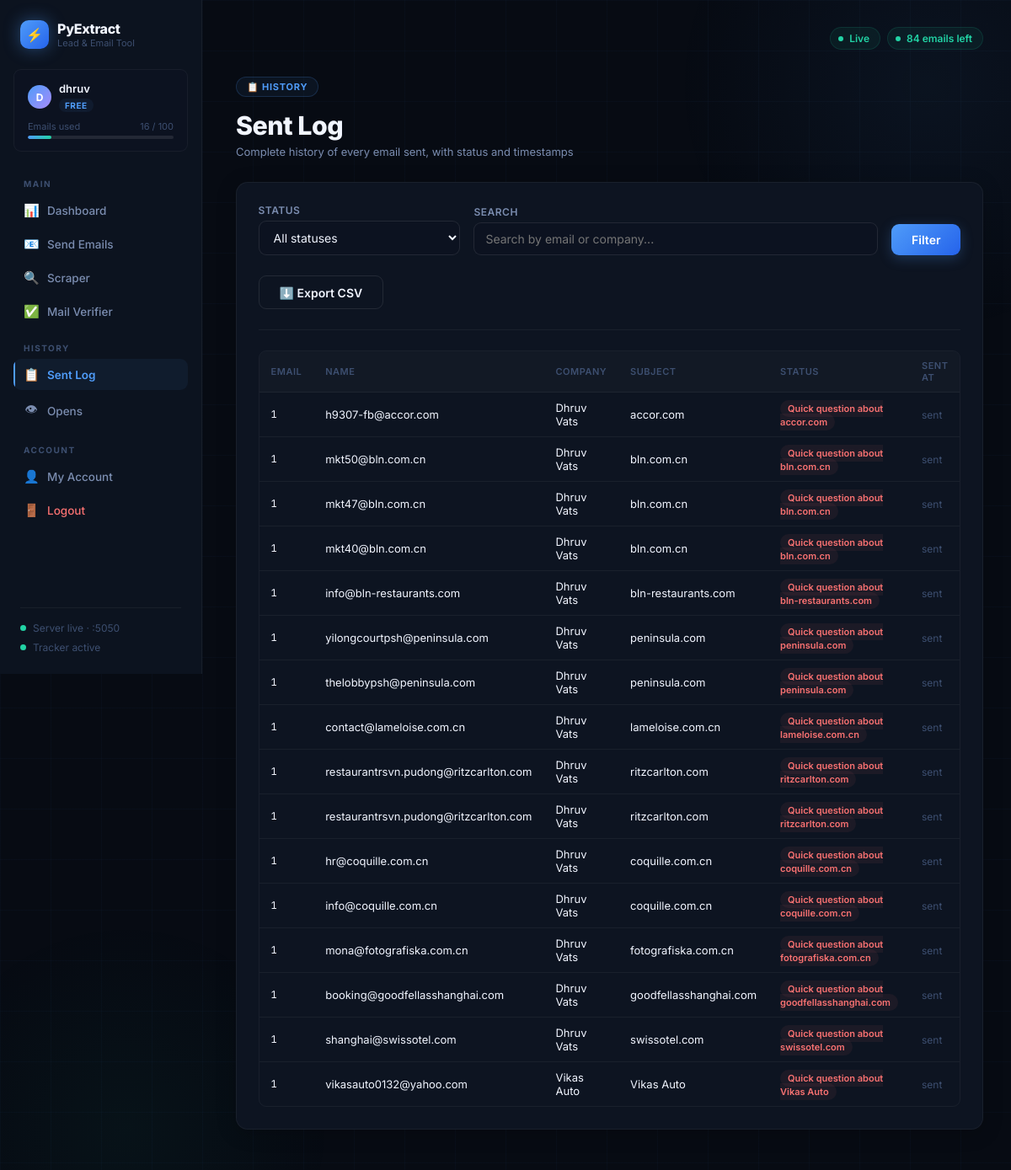
/sent-log (signed in), run on the app's committed database.
### tables this page shows
CREATE TABLE users (
        id INTEGER PRIMARY KEY AUTOINCREMENT,
        username TEXT UNIQUE NOT NULL,
        email TEXT UNIQUE NOT NULL,
        password TEXT NOT NULL,
        plan TEXT DEFAULT 'free',
        emails_sent INTEGER DEFAULT 0,
        created_at TEXT DEFAULT CURRENT_TIMESTAMP
    );

CREATE TABLE sent_emails (
        id INTEGER PRIMARY KEY AUTOINCREMENT,
        user_id INTEGER,
        email TEXT, name TEXT, company TEXT,
        subject TEXT, status TEXT,
        sent_at TEXT DEFAULT CURRENT_TIMESTAMP,
        FOREIGN KEY(user_id) REFERENCES users(id)
    );

### app.py (the view)
@app.route("/sent-log")
@login_required
def sent_log_page():
    status_filter = request.args.get("status","All")
    search        = request.args.get("search","")
    conn   = get_db()
    query  = "SELECT * FROM sent_emails WHERE user_id=?"
    params = [current_user.id]
    if status_filter != "All":
        query += " AND status=?"
        params.append(status_filter)
    if search:
        query += " AND (email LIKE ? OR company LIKE ?)"
        params.extend([f"%{search}%",f"%{search}%"])
    query += " ORDER BY sent_at DESC"
    rows = conn.execute(query, params).fetchall()
    conn.close()
    return render_template("sent_log.html", rows=rows, page="log",
        status_filter=status_filter, search=search)

### app.py (called while the page is built)
@app.context_processor
def inject_user():
    try:
        return dict(current_user=current_user)
    except Exception:
        return dict(current_user=None)

@login_manager.user_loader
def load_user(user_id):
    conn = get_db()
    row  = conn.execute("SELECT * FROM users WHERE id = ?", (user_id,)).fetchone()
    conn.close()
    if row:
        return User(row["id"], row["username"], row["email"], row["plan"], row["emails_sent"])
    return None

    def email_limit(self):
        return {"free": 100, "starter": 500, "pro": 5000, "agency": 999999}.get(self.plan, 100)

    def emails_left(self):
        return max(0, self.email_limit() - self.emails_sent)

### templates/sent_log.html (shortened to what this page needs)
{% extends "base.html" %}
{% block content %}
<div class="page-badge">📋 History</div>
<h1 class="page-title">Sent Log</h1>
<p class="page-sub">Complete history of every email sent, with status and timestamps</p>
<div class="card">
  <form method="get" style="display:grid;grid-template-columns:1fr 2fr auto;gap:1rem;align-items:end;margin-bottom:1.5rem">
    <div class="field" style="margin:0">
      <label>Status</label>
      <select name="status">
        <option value="All" {{ 'selected' if status_filter=='All' }}>All statuses</option>
      </select>
    </div>
    <div class="field" style="margin:0">
      <label>Search</label>
      <input type="text" name="search" value="{{ search }}" placeholder="Search by email or company...">
    </div>
    <button class="btn" type="submit">Filter</button>
  </form>
  <div style="display:flex;gap:10px;margin-bottom:1.5rem">
    <a href="/sent-log/export" class="btn btn-outline">⬇️ Export CSV</a>
  </div>
  <div class="divider"></div>
  {% if rows %}
  <div class="table-wrap">
    <table>
      <thead><tr><th>Email</th><th>Name</th><th>Company</th><th>Subject</th><th>Status</th><th>Sent At</th></tr></thead>
      <tbody>
        {% for r in rows %}
        <tr>
          <td style="font-family:var(--mono);font-size:12px">{{ r[1] }}</td>
          <td>{{ r[2] or '—' }}</td>
          <td>{{ r[3] or '—' }}</td>
          <td style="max-width:200px;overflow:hidden;text-overflow:ellipsis;white-space:nowrap">{{ r[4] }}</td>
          <td><span class="badge {{ 'badge-green' if r[5]=='sent' else 'badge-red' }}">{{ r[5] }}</span></td>
          <td style="font-size:12px;color:var(--muted2)">{{ r[6] }}</td>
        </tr>
        {% endfor %}
      </tbody>
    </table>
  </div>
  {% else %}
  <div class="alert alert-info">No emails logged yet — launch a campaign to see results here.</div>
  {% endif %}
</div>
{% endblock %}

### templates/base.html (shortened to what this page needs)
<!DOCTYPE html>
<html lang="en">
<head>
</head>
<body>
<div class="bg-glow"></div>
<div class="bg-glow2"></div>
<div class="layout">
  <div class="sidebar">
    <div class="brand">
      <div class="brand-icon">⚡</div>
      <div>
        <div class="brand-name">PyExtract</div>
        <div class="brand-tag">Lead & Email Tool</div>
      </div>
    </div>
    <div class="user-card">
      <div style="display:flex;align-items:center;gap:9px;margin-bottom:8px">
        <div class="user-avatar">{{ current_user.username[0]|upper }}</div>
        <div>
          <div class="user-name">{{ current_user.username }}</div>
          <span class="user-plan plan-{{ current_user.plan }}">{{ current_user.plan }}</span>
        </div>
      </div>
      <div class="usage-wrap">
        <div class="usage-label">
          <span>Emails used</span>
          <span>{{ current_user.emails_sent }} / {{ current_user.email_limit() }}</span>
        </div>
        <div class="usage-bar">
          <div class="usage-fill" style="width:{{ [((current_user.emails_sent / current_user.email_limit()) * 100)|int, 100]|min }}%"></div>
        </div>
      </div>
    </div>
    <div class="nav">
      <div class="nav-label">Main</div>
      <a href="/" class="nav-item {{ 'active' if page=='dashboard' }}"><span class="nav-icon">📊</span>Dashboard</a>
      <a href="/send-emails" class="nav-item {{ 'active' if page=='send' }}"><span class="nav-icon">📧</span>Send Emails</a>
      <a href="/scraper" class="nav-item {{ 'active' if page=='scraper' }}"><span class="nav-icon">🔍</span>Scraper</a>
      <a href="/verifier" class="nav-item {{ 'active' if page=='verifier' }}"><span class="nav-icon">✅</span>Mail Verifier</a>
      <div class="nav-label">History</div>
      <a href="/sent-log" class="nav-item {{ 'active' if page=='log' }}"><span class="nav-icon">📋</span>Sent Log</a>
      <a href="/opens" class="nav-item {{ 'active' if page=='opens' }}"><span class="nav-icon">👁</span>Opens</a>
      <div class="nav-label">Account</div>
      <a href="/account" class="nav-item {{ 'active' if page=='account' }}"><span class="nav-icon">👤</span>My Account</a>
      <a href="/logout" class="nav-item danger"><span class="nav-icon">🚪</span>Logout</a>
    </div>
    <div class="sidebar-footer">
      <div class="sidebar-divider"></div>
      <div class="status-list">
        <div class="status-item"><span class="status-dot"></span>Server live · :5050</div>
        <div class="status-item"><span class="status-dot"></span>Tracker active</div>
      </div>
    </div>
  </div>
  <div class="main">
    <div class="topbar">
      <div class="pills">
        <span class="pill"><span class="pill-dot"></span>Live</span>
        <span class="pill"><span class="pill-dot"></span>{{ current_user.emails_left() }} emails left</span>
      </div>
    </div>
    {% block content %}{% endblock %}
  </div>
</div>
</body>
</html>

### data on the page
users: username "D", username "dhruv", plan "FREE"
sent_emails: user "1", email "h9307-fb@accor.com", name "Dhruv Vats", company "accor.com", subject "Quick question about accor.com", status "sent"
sent_emails: user "1", email "mkt50@bln.com.cn", name "Dhruv Vats", company "bln.com.cn", subject "Quick question about bln.com.cn", status "sent"
sent_emails: user "1", email "mkt47@bln.com.cn", name "Dhruv Vats", company "bln.com.cn", subject "Quick question about bln.com.cn", status "sent"
sent_emails: user "1", email "mkt40@bln.com.cn", name "Dhruv Vats", company "bln.com.cn", subject "Quick question about bln.com.cn", status "sent"
sent_emails: user "1", email "info@bln-restaurants.com", name "Dhruv Vats", company "bln-restaurants.com", subject "Quick question about bln-restaurants.com", status "sent"
sent_emails: user "1", email "yilongcourtpsh@peninsula.com", name "Dhruv Vats", company "peninsula.com", subject "Quick question about peninsula.com", status "sent"
sent_emails: user "1", email "thelobbypsh@peninsula.com", name "Dhruv Vats", company "peninsula.com", subject "Quick question about peninsula.com", status "sent"
sent_emails: user "1", email "contact@lameloise.com.cn", name "Dhruv Vats", company "lameloise.com.cn", subject "Quick question about lameloise.com.cn", status "sent"
sent_emails: user "1", email "restaurantrsvn.pudong@ritzcarlton.com", name "Dhruv Vats", company "ritzcarlton.com", subject "Quick question about ritzcarlton.com", status "sent"
sent_emails: user "1", email "restaurantrsvn.pudong@ritzcarlton.com", name "Dhruv Vats", company "ritzcarlton.com", subject "Quick question about ritzcarlton.com", status "sent"
sent_emails: user "1", email "hr@coquille.com.cn", name "Dhruv Vats", company "coquille.com.cn", subject "Quick question about coquille.com.cn", status "sent"
sent_emails: user "1", email "info@coquille.com.cn", name "Dhruv Vats", company "coquille.com.cn", subject "Quick question about coquille.com.cn", status "sent"
sent_emails: user "1", email "mona@fotografiska.com.cn", name "Dhruv Vats", company "fotografiska.com.cn", subject "Quick question about fotografiska.com.cn", status "sent"
sent_emails: user "1", email "booking@goodfellasshanghai.com", name "Dhruv Vats", company "goodfellasshanghai.com", subject "Quick question about goodfellasshanghai.com", status "sent"
sent_emails: user "1", email "shanghai@swissotel.com", name "Dhruv Vats", company "swissotel.com", subject "Quick question about swissotel.com", status "sent"
sent_emails: user "1", email "vikasauto0132@yahoo.com", name "Vikas Auto", company "Vikas Auto", subject "Quick question about Vikas Auto", status "sent"

### other printed values
{{ current_user.emails_sent }} "16"
{{ current_user.email_limit() }} "100"
{{ current_user.emails_left() }} "84"
